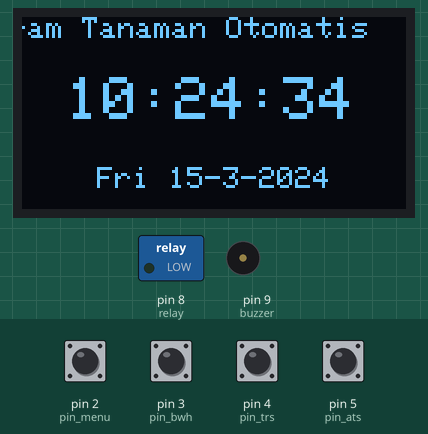
Simulated run of this sketch. Board: Arduino Uno, built with avr-gcc and run on an emulated ATmega328P. Shown: 128×64 one-colour display, switched loads named in the sketch (green lamp = pin HIGH), buzzer (waves = sounding, pin HIGH). The test bench sets the inputs (shaded band); at power-on: pin 2 (pin_menu), pin 3 (pin_bwh), pin 4 (pin_trs), pin 5 (pin_ats) HIGH. The local clock reads 2024-03-15 10:24:30 at power-on unless the sketch sets it; what the sketch prints to the serial monitor is not drawn.

Above: at 4.2 s.
4.3 s: pin 2 (pin_menu) pulled LOW for 0.15 s
At 4.9 s:
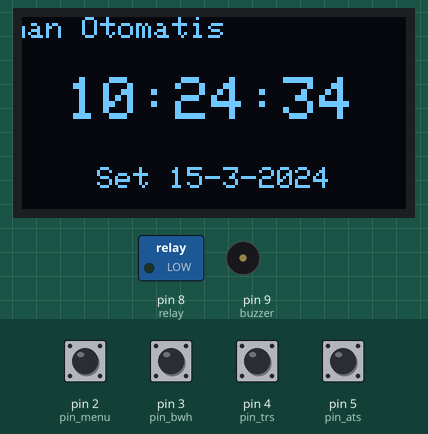
5.0 s: pin 3 (pin_bwh) pulled LOW for 0.15 s
5.7 s: pin 5 (pin_ats) pulled LOW for 0.15 s
6.4 s: pin 3 (pin_bwh) pulled LOW for 1 s
At 8.6 s:
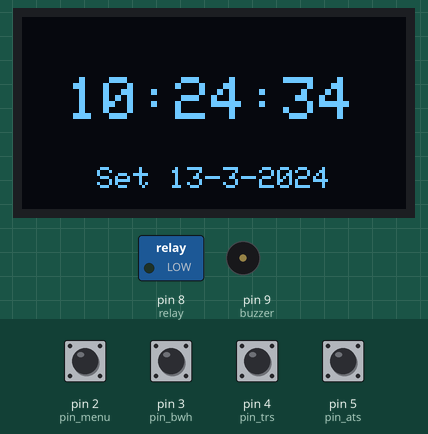
8.9 s: pin 5 (pin_ats) pulled LOW for 1 s
At 10.2 s:
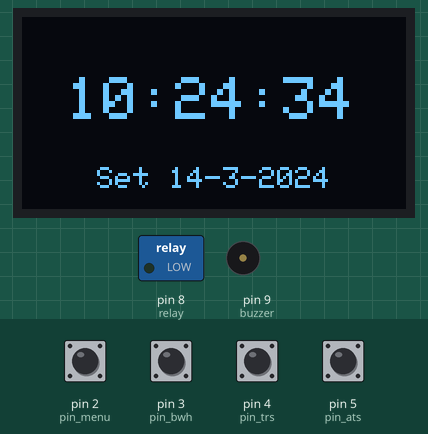
12.9 s: pin 4 (pin_trs) pulsed LOW 5 times (0.12 s each, 0.3 s apart)
Timing chart, 0 to 15.9 s (numbered marks = the images above; inputs shaded):
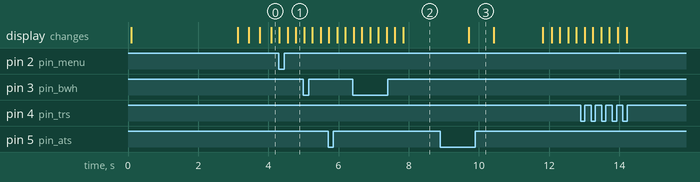

The sketch:

FINAL_WITH_INTERFACE.ino
```cpp
//Inisialisasi library
#include <Wire.h>
#include <DS3231.h>
#include <Adafruit_SSD1306.h>
#include <Adafruit_GFX.h>
#include <Button.h>
#include <EEPROM.h>

//Inisialisasi Tombol
int pin_bwh  = 3;
int pin_ats  = 5;
int pin_menu = 2;
int pin_trs  = 4;

//Inisialisasi Relay dan buzzer
int relay   = 8;
int buzzer  = 9;

//fungsi Pullup dan Invert
bool PULLUP = true;
bool INVERT = true;
#define DEBOUNCE_MS 20
#define REPEAT_FIRST 500
#define REPEAT_INCR 100

//Deklarasi Fungsi Tombol
Button bawah  (pin_bwh, PULLUP, INVERT, DEBOUNCE_MS);
Button atas   (pin_ats, PULLUP, INVERT, DEBOUNCE_MS);
Button menu   (pin_menu, PULLUP, INVERT, DEBOUNCE_MS);
Button terus  (pin_trs, PULLUP,  INVERT, DEBOUNCE_MS);

//Enumerasi dan Definisi Fungsi
enum {WAIT, INCR, DECR};
uint8_t STATE;
int count;
int lastCount = -1;
unsigned long rpt = REPEAT_FIRST;

//Inisialisasi OLED
Adafruit_SSD1306 display(-1);

//Inisialisasi EEPROM
int addr_AlarmJam = 1;
int addr_AlarmMenit = 2;
uint8_t value;
//uint8_t AlarmJam;
//uint8_t AlarmMenit;

//Inisialisasi Dan Fungsi RTC
DS3231 rtc(SDA,SCL);
Time t;
uint32_t targetTime = 0;
uint8_t conv2d(const char*p)
{
  uint8_t v =0;
  if ('0' <= *p && *p <= '9')
  v = *p - '0';
  return 10 * v + *++p - '0';
}


//Fungsi Waktu
uint8_t jam = 0, menit = 0, detik = 0, tanggal = 0, bulan = 0;
int tahun = 0;
String hari = " ";
uint8_t alarmJam = EEPROM.read(addr_AlarmJam);
uint8_t alarmMenit = EEPROM.read(addr_AlarmMenit);
int alarmLama = 2;
uint8_t setMode = 0, setAlarm = 0, alarmMode = 0;

//Konfigurasi Header
char header[]="Penyiram Tanaman Otomatis";
int x, minX;

void setup()
{
  //Inisialisasi Serial
  Serial.begin(9600);

  //inisallisasi Fungsi Relay dan Buzzer
  pinMode(relay, OUTPUT);
  pinMode(buzzer, OUTPUT);

   //Inislalisasi RTC
   rtc.begin();

  // Inisialisasi Fungsi Relay
  pinMode(relay,OUTPUT);


   //Inisialisasi OLED
  display.begin(SSD1306_SWITCHCAPVCC, 0x3C);
  display.clearDisplay();
  display.display();

  //Splash Screen
  display.setTextSize(1);
  display.setTextColor(WHITE);
  display.setCursor(15,0);
  display.print("Penyiram Tanaman");

  display.setTextSize(1);
  display.setTextColor(WHITE);
  display.setCursor(40,10);
  display.print("Otomatis");

  display.setTextSize(1);
  display.setTextColor(WHITE);
  display.setCursor(35,40);
  display.print("Powered By");

  display.setTextSize(1);
  display.setTextColor(WHITE);
  display.setCursor(25,50);
  display.print("Start-U Tech");

 //Konfigurasi Header
  x     = display.width();
  minX  = -10*strlen(header);

  display.display();
  delay(3000);


}
void loop() {
 t = rtc.getTime();
 hari = rtc.getDOWStr(1);

 if (setMode == 0)
 {
  jam     = t.hour,DEC;
  menit   = t.min,DEC;
  detik   = t.sec,DEC;
  tanggal = t.date,DEC;
  bulan   = t.mon,DEC;
  tahun   = t.year,DEC;
 }
  if (setAlarm <2)
  {
  display.clearDisplay();
     //Header
  display.setTextSize(1);
  display.setCursor(x,0);
  display.setTextWrap(false);
  display.print(header);
  x= x-6;
  if (x < minX) x = display.width();

   display.setTextSize(1);
   display.setCursor(25,50);
   if(setMode==0)
   display.print(hari);
   else
   {
    display.print("Set");
   }
   display.print(" ");
   display.print(tanggal);
   display.print("-");
   display.print(bulan);
   display.print("-");
   display.print(tahun);
   display.print("  ");

   display.setCursor(15,20);
   display.setTextSize(2);
   if (jam<10)
   {
    display.print(F("0"));
   }
   display.print(jam);
   display.print(":");
   if (menit<10)
   {
   display.print(F("0"));
   }
   display.print(menit);
   display.print(F(":"));
   if (detik<10)
   {
    display.print(F("0"));
   }
   display.print(detik);

  }

  setupClock();
  Alarm (alarmJam, alarmMenit, alarmLama);

 if (setAlarm <2 && setMode !=0)
  {
    delay(100);
  }
 if (setAlarm <2 && setMode == 1)
  {
    display.setTextSize(1);
    display.setCursor (20,10);
    display.print (F("  "));
    delay(100);
  }
 if (setAlarm <2 && setMode == 2 && bulan>9)
  {
    display.setTextSize(1);
    display.setCursor(40,10);
    display.print(F(" "));
    delay(100);
  }
 if (setAlarm <2 && setMode == 2 && bulan<=9)
  {
    display.setTextSize(1);
    display.setCursor(40,10);
    display.print(F(" "));
    delay(100);
  }
 if (setAlarm <2 && setMode == 3 && bulan >9)
 {
  display.setTextSize(1);
  display.setCursor(60,10);
  display.print(F(" "));
  delay(100);
 }
  if (setAlarm <2 && setMode == 3 && bulan <= 9)
 {
  display.setTextSize(1);
  display.setCursor(50,10);
  display.print(F(" "));
  delay(100);
 }
 if (setAlarm <2 && setMode == 4)
 {
  display.setTextSize(1);
  display.setCursor(10,30);
  display.print(F(" "));
  delay(100);
 }
 if (setAlarm <2 && setMode == 5)
 {
  display.setTextSize(1);
  display.setCursor(30,30);
  display.print(F(" "));
  delay(100);
 }
 if (setAlarm <2 && setMode == 6)
 {
  display.setTextSize(1);
  display.setCursor(50,30);
  display.print(F(" "));
  delay(100);
 }

 if (setMode == 0 && setAlarm != 0 && setAlarm != 1)
 {
  delay(100);
 }

 if (setMode == 0 && setAlarm == 2)
 {
  display.setTextSize(1);
  display.setCursor(35,20);
  display.print(F(" "));
  delay(100);
  }
 if (setMode == 0 && setAlarm ==3)
  {
    display.setTextSize(1);
    display.setCursor(70,20);
    display.print(F(" "));
    delay(100);
  }

 if (setMode == 0 && setAlarm == 4 && alarmLama >9)
{
  display.setTextSize(1);
  display.setCursor(40,50);
  display.print(F("  "));
  delay(100);
  }
if (setMode == 0 && setAlarm == 4 && alarmLama <10)
  {
  display.setTextSize(1);
  display.setCursor(40,50);
  display.print(F("  "));
  delay(100);
  }

  Serial.print (setMode);
  Serial.print (" ");
  Serial.print (setAlarm);
  display.display();
 }

 void setupClock (void)
 {
  //Baca Tombol
  bawah.read();
  atas.read();
  menu.read();
  terus.read();

  if (setMode == 7)
  {
    display.clearDisplay();
    display.setTextSize(1);
    display.setCursor(10,10);
    display.print(F("Waktu Telah Di Atur"));
    delay (1000);
    rtc.setTime (jam, menit, detik);
    rtc.setDate (tanggal, bulan, tahun);
    display.display();
    display.clearDisplay();
    setMode = 0;
  }

  if (setAlarm == 5)
  {
    display.clearDisplay();
    display.setCursor(10,10);
    display.print (F("Alarm Selesai Atur"));
    display.setCursor(10,30);
    display.print("Pada :  ");
    display.print(alarmJam);
    display.print(":");
    display.print(alarmMenit);
    display.display();
    delay (1000);
    //Simpan Jam Penyiraman ke EEPROM
    value = alarmJam;
    EEPROM.write(1, value);

    //Simpan Menit Ke EEPROMvalue = alarmMenit;
    value = alarmMenit;
    EEPROM.write(2, value);
    setAlarm=0;
    alarmMode=1;

  }

  if (setAlarm >0)
  {
    alarmMode=0;
  }

  switch  (STATE)
  {
    case WAIT:
      if (menu.wasPressed())
        {
            setMode = setMode+1;
        }
      if (terus.wasPressed())
        {
          setAlarm = setAlarm+1;
        }
      if (atas.wasPressed())
        STATE = INCR;
      else if (bawah.wasPressed())
        STATE = DECR;
      else if (atas.wasReleased())
        rpt = REPEAT_FIRST;
      else if (bawah.wasReleased())
        rpt = REPEAT_FIRST;
      else if (atas.pressedFor(rpt))
      {
        rpt += REPEAT_INCR;
        STATE = INCR;
      }
      else if (bawah.pressedFor(rpt))
      {
        rpt += REPEAT_INCR;
        STATE = DECR;
      }

      break;

      case INCR:
        if (setAlarm < 2 && setMode == 1 && tanggal < 31)
          tanggal = tanggal+1;
        if (setAlarm < 2 && setMode == 2 && bulan < 12)
          bulan = bulan+1;
        if (setAlarm < 2 && setMode == 3 && tahun < 2099)
          tahun = tahun+1;
        if (setAlarm < 2 && setMode == 4 && jam < 23)
          jam = jam+1;
        if (setAlarm < 2 && setMode == 5 && menit < 60)
          menit = menit+1;
        if (setAlarm < 2 && setMode == 6 && detik < 60)
          detik = detik+1;
        if (setMode == 0 && setAlarm == 2 && alarmJam < 23)
          alarmJam = alarmJam+1;
        if (setMode == 0 && setAlarm == 3 && alarmMenit < 59)
          alarmMenit = alarmMenit+1;
        if (setMode == 0 && setAlarm == 4 && alarmLama < 59)
          alarmLama = alarmLama+1;
        STATE = WAIT;
        break;


      case DECR:
        if (setAlarm < 2 && setMode == 1 && tanggal > 0)
          tanggal = tanggal-1;
        if (setAlarm < 2 && setMode == 2 && bulan > 0)
          bulan = bulan-1;
        if (setAlarm < 2 && setMode == 3 && tahun > 2000)
          tahun = tahun-1;
        if (setAlarm < 2 && setMode == 4 && jam > 0)
          jam = jam-1;
        if (setAlarm < 2 && setMode == 5 && menit > 0)
          menit = menit-1;
        if (setAlarm < 2 && setMode == 6 && detik > 0)
          detik = detik-1;
        if (setMode == 0 && setAlarm == 2 && alarmJam > 0)
          alarmJam = alarmJam-1;
        if (setMode == 0 && setAlarm == 3 && alarmMenit > 0)
          alarmMenit = alarmMenit-1;
        if (setMode == 0 && setAlarm == 4 && alarmLama > 0)
          alarmLama = alarmLama-1;
        STATE = WAIT;
        break;
  }
}

void Alarm (uint8_t alarmJam, uint8_t alarmMenit, int alarmLama)
{
   if (alarmMode==1 && jam == alarmJam && (menit - alarmMenit >= 0 ) && (menit - alarmMenit <= alarmLama ))
  {
    tone(13, 1200);
    pinMode(relay,LOW);
    terus.read();
    if (terus.wasPressed())
    {
      alarmMode = 0;
    }
  }
  else
  {
    noTone (13);
    pinMode(relay,HIGH);
  }

   if (setMode == 0 && setAlarm !=0 && setAlarm !=1)
 {
  display.clearDisplay();
  display.setCursor (0,0);
  display.print(F("Set Waktu Penyiraman"));

  display.setCursor (35,20);
  display.setTextSize (2);
  if(alarmJam<10)
  {
    display.print(F("0"));
    }
  display.print (alarmJam);
  display.print(F(":"));
  if(alarmMenit<10)
  {
    display.print(F("0"));
    }
  display.print (alarmMenit);

  display.setCursor(0,50);
  display.setTextSize(1);
  display.print(F("  Long:"));
  display.print (alarmLama);
  display.print(F("mnt "));
 }
}
```
